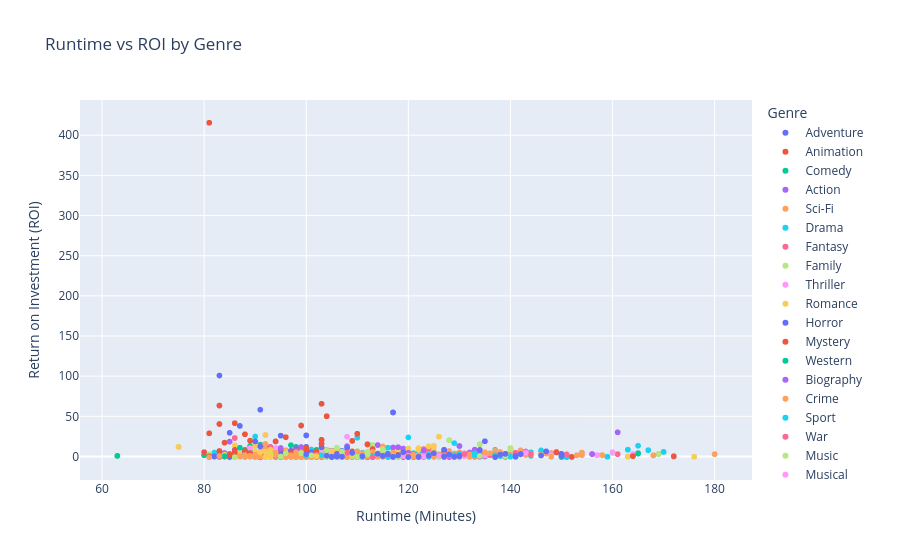

The cell this chart's notebook holds for it:
### Markdown cell above
## 13.4 Runtime Optimization Analysis 
Movie runtime was analyzed to determine its effect on ratings and profitability. The analysis showed that extremely long runtimes do not improve ROI, with optimal performance typically occurring between 90–130 minutes. This suggests that runtime should support storytelling rather than unnecessarily increase costs.

### Code cell
# Explode the genres list so each movie-genre combination is its own row
movies_exploded = final_movies_clean.explode("genres")

# Scatter plot: Runtime vs ROI
fig = px.scatter(
    movies_exploded,
    x="runtime_minutes",
    y="roi",
    color="genres",
    hover_name="title_clean",
    title="Runtime vs ROI by Genre",
    labels={
        "runtime_minutes": "Runtime (Minutes)",
        "roi": "Return on Investment (ROI)",
        "genres": "Genre"
    }
)

fig.show()

### Figure 1 — Plotly figure (JSON) as saved in the notebook; plotly's stock layout.template omitted (floating-point values rounded to 4 significant figures; data arrays with more than 128 entries replaced by an {"elided": "..."} marker saying what was removed)
{"data": [{"hovertemplate": "<b>%{hovertext}</b><br><br>Genre=Adventure<br>Runtime (Minutes)=%{x}<br>Return on Investment (ROI)=%{y}<extra></extra>", "hovertext": {"elided": "359 str values"}, "legendgroup": "Adventure", "marker": {"color": "#636efa", "symbol": "circle"}, "mode": "markers", "name": "Adventure", "showlegend": true, "type": "scattergl", "x": {"elided": "359 float values"}, "xaxis": "x", "y": {"elided": "359 float values"}, "yaxis": "y"}, {"hovertemplate": "<b>%{hovertext}</b><br><br>Genre=Animation<br>Runtime (Minutes)=%{x}<br>Return on Investment (ROI)=%{y}<extra></extra>", "hovertext": ["Toy Story 3", "Shrek Forever After", "Tangled", "Despicable Me", "How To Train Your Dragon", "Megamind", "Yogi Bear", "Legend Of The Guardians: The Owls Of Ga'Hoole", "Kung Fu Panda 2", "The Smurfs", "Cars 2", "Puss In Boots", "Rio", "The Adventures Of Tintin", "Alvin And The Chipmunks: Chipwrecked", "Rango", "Hop", "Happy Feet Two", "Arthur Christmas", "Winnie The Pooh", "Mars Needs Moms", "Ice Age: Continental Drift", "Madagascar 3: Europe'S Most Wanted", "Brave", "Brave", "Wreck-It Ralph", "Hotel Transylvania", "Rise Of The Guardians", "The Pirates! Band Of Misfits", "Paranorman", "Frankenweenie", "Frozen", "Frozen", "Despicable Me 2", "Monsters University", "The Croods", "The Smurfs 2", "Turbo", "Cloudy With A Chance Of Meatballs 2", "Epic", "Free Birds", "Escape From Planet Earth", "Khumba", "Big Hero 6", "Big Hero 6", "How To Train Your Dragon 2", "Rio 2", "The Lego Movie", "Penguins Of Madagascar", "Mr. Peabody & Sherman", "The Nut Job", "The Boxtrolls", "Minions", "Inside Out", "Inside Out", "Hotel Transylvania 2", "The Good Dinosaur", "The Good Dinosaur", "The Spongebob Movie: Sponge Out Of Water", "The Peanuts Movie", "The Peanuts Movie", "Alvin And The Chipmunks: The Road Chip", "Anomalisa", "Anomalisa", "Finding Dory", "Zootopia", "The Secret Life Of Pets", "Moana", "Moana", "Moana", "Sing", "Sing", "Kung Fu Panda 3", "Ice Age: Collision Course", "The Angry Birds Movie", "Trolls", "Trolls", "Storks", "Sausage Party", "The Little Prince", "Kubo And The Two Strings", "A Monster Calls", "A Monster Calls", "Norm Of The North", "Despicable Me 3", "Coco", "Coco", "The Boss Baby", "Cars 3", "The Lego Batman Movie", "Ferdinand", "Ferdinand", "The Emoji Movie", "Smurfs: The Lost Village", "Captain Underpants: The First Epic Movie", "The Lego Ninjago Movie", "The Nut Job 2: Nutty By Nature", "The Star", "Rock Dog", "Incredibles 2", "Ralph Breaks The Internet", "Hotel Transylvania 3: Summer Vacation", "Peter Rabbit", "Smallfoot", "Sherlock Gnomes", "Early Man", "Teen Titans Go! To The Movies", "Bilal: A New Breed Of Hero"], "legendgroup": "Animation", "marker": {"color": "#EF553B", "symbol": "circle"}, "mode": "markers", "name": "Animation", "showlegend": true, "type": "scattergl", "x": [103.0, 93.0, 100.0, 95.0, 98.0, 95.0, 80.0, 97.0, 90.0, 103.0, 106.0, 90.0, 96.0, 107.0, 87.0, 107.0, 95.0, 100.0, 97.0, 63.0, 88.0, 88.0, 93.0, 93.0, 93.0, 101.0, 91.0, 97.0, 88.0, 92.0, 87.0, 102.0, 102.0, 98.0, 104.0, 98.0, 105.0, 96.0, 95.0, 102.0, 91.0, 89.0, 85.0, 102.0, 102.0, 102.0, 101.0, 100.0, 92.0, 92.0, 85.0, 96.0, 91.0, 95.0, 95.0, 89.0, 93.0, 93.0, 92.0, 88.0, 88.0, 92.0, 90.0, 90.0, 97.0, 108.0, 87.0, 107.0, 107.0, 107.0, 108.0, 108.0, 95.0, 94.0, 97.0, 92.0, 92.0, 87.0, 89.0, 108.0, 101.0, 108.0, 108.0, 90.0, 89.0, 105.0, 105.0, 97.0, 102.0, 104.0, 108.0, 108.0, 86.0, 90.0, 89.0, 101.0, 91.0, 86.0, 90.0, 118.0, 112.0, 97.0, 95.0, 96.0, 86.0, 89.0, 84.0, 105.0], "xaxis": "x", "y": [4.344, 3.583, 1.256, 6.876, 1.999, 1.476, 1.56, 0.3972, 3.432, 4.125, 1.801, 3.269, 4.417, 1.877, 3.364, 0.8202, 1.995, 0.17, 0.7614, 0.6715, -0.7363, 8.261, 4.151, 1.998, 1.998, 2.009, 3.453, 1.117, 1.475, 0.802, 1.081, 7.483, 7.483, 11.83, 2.718, 3.245, 2.169, 1.125, 2.518, 1.628, 1.007, 0.8539, 0.3932, 2.952, 2.952, 3.239, 2.791, 6.629, 1.78, 0.8607, 3.084, 0.8658, 14.68, 3.881, 3.881, 4.869, 0.7801, 0.7801, 3.203, 1.526, 1.526, 1.772, -0.2867, -0.2867, 4.106, 5.796, 10.82, 3.25, 3.25, 3.25, 7.459, 7.459, 2.697, 2.83, 3.826, 1.753, 1.753, 1.619, 6.439, 0.3165, 0.41, 0.07941, 0.07941, 0.6964, 12.8, 3.56, 3.56, 3.087, 1.192, 2.883, 1.611, 1.611, 3.331, 2.293, 2.331, 0.7534, 0.436, 2.138, -0.5975, 5.213, 1.996, 7.109, 5.943, 1.671, 0.4835, -0.09428, 4.162, -0.9784], "yaxis": "y"}, {"hovertemplate": "<b>%{hovertext}</b><br><br>Genre=Comedy<br>Runtime (Minutes)=%{x}<br>Return on Investment (ROI)=%{y}<extra></extra>", "hovertext": {"elided": "511 str values"}, "legendgroup": "Comedy", "marker": {"color": "#00cc96", "symbol": "circle"}, "mode": "markers", "name": "Comedy", "showlegend": true, "type": "scattergl", "x": {"elided": "511 float values"}, "xaxis": "x", "y": {"elided": "511 float values"}, "yaxis": "y"}, {"hovertemplate": "<b>%{hovertext}</b><br><br>Genre=Action<br>Runtime (Minutes)=%{x}<br>Return on Investment (ROI)=%{y}<extra></extra>", "hovertext": {"elided": "430 str values"}, "legendgroup": "Action", "marker": {"color": "#ab63fa", "symbol": "circle"}, "mode": "markers", "name": "Action", "showlegend": true, "type": "scattergl", "x": {"elided": "430 float values"}, "xaxis": "x", "y": {"elided": "430 float values"}, "yaxis": "y"}, {"hovertemplate": "<b>%{hovertext}</b><br><br>Genre=Sci-Fi<br>Runtime (Minutes)=%{x}<br>Return on Investment (ROI)=%{y}<extra></extra>", "hovertext": ["Inception", "Iron Man 2", "Predators", "Skyline", "Hot Tub Time Machine", "Repo Men", "Never Let Me Go", "Monsters", "Monsters", "Transformers: Dark Of The Moon", "Rise Of The Planet Of The Apes", "Captain America: The First Avenger", "X-Men: First Class", "Super 8", "Green Lantern", "Limitless", "I Am Number Four", "Source Code", "The Adjustment Bureau", "Paul", "Apollo 18", "Melancholia", "Attack The Block", "Another Earth", "Stake Land", "The Amazing Spider-Man", "The Hunger Games", "Prometheus", "Battleship", "John Carter", "Resident Evil: Retribution", "Dredd", "Lockout", "Sound Of My Voice", "Iron Man 3", "The Hunger Games: Catching Fire", "Gravity", "Man Of Steel", "Star Trek Into Darkness", "The Wolverine", "Pacific Rim", "G.I. Joe: Retaliation", "Oblivion", "Elysium", "Riddick", "The World'S End", "Dark Skies", "Machete Kills", "Transformers: Age Of Extinction", "The Hunger Games: Mockingjay - Part 1", "X-Men: Days Of Future Past", "Captain America: The Winter Soldier", "The Amazing Spider-Man 2", "Interstellar", "Lucy", "Edge Of Tomorrow", "The Maze Runner", "The Purge: Anarchy", "Transcendence", "Transcendence", "Snowpiercer", "The Giver", "Earth To Echo", "I Origins", "Anna", "Jurassic World", "Avengers: Age Of Ultron", "The Hunger Games: Mockingjay - Part 2", "The Hunger Games: Mockingjay - Part 2", "The Martian", "The Martian", "Mad Max: Fury Road", "Maze Runner: The Scorch Trials", "Pixels", "Pixels", "Jupiter Ascending", "The Lazarus Effect", "The Lazarus Effect", "Ex Machina", "Victor Frankenstein", "Victor Frankenstein", "Project Almanac", "Self/Less", "American Ultra", "Hot Tub Time Machine 2", "Captain America: Civil War", "Rogue One: A Star Wars Story", "Rogue One: A Star Wars Story", "X-Men: Apocalypse", "Independence Day: Resurgence", "Star Trek Beyond", "Arrival", "Arrival", "The Purge: Election Year", "Hardcore Henry", "Morgan", "Morgan", "Evolution", "Evolution", "Spider-Man: Homecoming", "Transformers: The Last Knight", "Resident Evil: The Final Chapter", "Blade Runner 2049", "Blade Runner 2049", "Alien: Covenant", "Geostorm", "Geostorm", "Downsizing", "Downsizing", "Avengers: Infinity War", "Black Panther", "Black Panther", "Jurassic World: Fallen Kingdom", "Ready Player One", "The Meg", "Bumblebee", "A Quiet Place", "The First Purge", "Upgrade", "Hotel Artemis", "Kin"], "legendgroup": "Sci-Fi", "marker": {"color": "#FFA15A", "symbol": "circle"}, "mode": "markers", "name": "Sci-Fi", "showlegend": true, "type": "scattergl", "x": [148.0, 124.0, 107.0, 92.0, 101.0, 111.0, 103.0, 94.0, 94.0, 154.0, 105.0, 124.0, 131.0, 112.0, 114.0, 105.0, 111.0, 93.0, 106.0, 104.0, 86.0, 135.0, 88.0, 92.0, 98.0, 136.0, 142.0, 124.0, 131.0, 132.0, 95.0, 95.0, 95.0, 85.0, 130.0, 146.0, 91.0, 143.0, 132.0, 126.0, 131.0, 110.0, 124.0, 109.0, 119.0, 109.0, 97.0, 107.0, 165.0, 123.0, 132.0, 136.0, 142.0, 169.0, 89.0, 113.0, 113.0, 103.0, 119.0, 119.0, 126.0, 97.0, 91.0, 106.0, 99.0, 124.0, 141.0, 137.0, 137.0, 144.0, 144.0, 120.0, 131.0, 105.0, 105.0, 127.0, 83.0, 83.0, 108.0, 110.0, 110.0, 106.0, 117.0, 96.0, 93.0, 147.0, 133.0, 133.0, 144.0, 120.0, 122.0, 116.0, 116.0, 108.0, 96.0, 92.0, 92.0, 81.0, 81.0, 133.0, 154.0, 107.0, 164.0, 164.0, 122.0, 109.0, 109.0, 135.0, 135.0, 149.0, 134.0, 134.0, 128.0, 140.0, 113.0, 114.0, 90.0, 98.0, 100.0, 94.0, 102.0], "xaxis": "x", "y": [4.222, 2.654, 2.181, 5.826, 0.8324, -0.4314, -0.2551, 10.28, 10.28, 4.763, 4.064, 1.647, 1.221, 4.159, 0.09768, 4.762, 1.924, 3.388, 1.529, 1.529, 4.304, 1.321, -0.5031, 11.02, -0.8301, 2.445, 7.474, 2.22, 0.4249, 0.02828, 2.702, -0.0785, 0.6972, 2.181, 5.077, 5.653, 5.306, 1.969, 1.46, 2.621, 1.163, 1.684, 1.399, 1.385, 1.494, 1.375, 6.915, -0.08635, 4.257, 5.133, 2.739, 3.202, 2.545, 3.039, 10.44, 1.082, 9.245, 11.39, 0.03039, 0.03039, 1.202, 1.662, 2.244, -0.1476, -0.7246, 6.669, 3.244, 3.056, 3.056, 5.067, 5.067, 1.467, 4.091, 1.712, 1.712, 0.01666, 6.672, 6.672, 1.951, -0.2219, -0.2219, 1.742, 0.2949, 0.08197, -0.08381, 3.56, 4.246, 4.246, 2.048, 1.328, 0.8151, 3.322, 3.322, 10.85, 7.594, -0.08765, -0.08765, 0.2293, 0.2293, 4.03, 1.778, 6.853, 0.4019, 0.4019, 1.459, 1.208, 1.208, -0.1991, -0.1991, 5.827, 5.741, 5.741, 6.681, 2.862, 1.975, 3.561, 18.68, 9.509, 4.518, -0.1494, -0.6634], "yaxis": "y"}, {"hovertemplate": "<b>%{hovertext}</b><br><br>Genre=Drama<br>Runtime (Minutes)=%{x}<br>Return on Investment (ROI)=%{y}<extra></extra>", "hovertext": {"elided": "745 str values"}, "legendgroup": "Drama", "marker": {"color": "#19d3f3", "symbol": "circle"}, "mode": "markers", "name": "Drama", "showlegend": true, "type": "scattergl", "x": {"elided": "745 float values"}, "xaxis": "x", "y": {"elided": "745 float values"}, "yaxis": "y"}, {"hovertemplate": "<b>%{hovertext}</b><br><br>Genre=Fantasy<br>Runtime (Minutes)=%{x}<br>Return on Investment (ROI)=%{y}<extra></extra>", "hovertext": ["The Twilight Saga: Eclipse", "The Chronicles Of Narnia: The Voyage Of The Dawn Treader", "Percy Jackson & The Olympians: The Lightning Thief", "The Wolfman", "Tooth Fairy", "Hereafter", "Charlie St. Cloud", "Scott Pilgrim Vs. The World", "Let Me In", "Let Me In", "The Nutcracker In 3D", "The Warrior'S Way", "Jonah Hex", "The Tempest", "Pirates Of The Caribbean: On Stranger Tides", "Thor", "Immortals", "Midnight In Paris", "Season Of The Witch", "Sucker Punch", "Red Riding Hood", "Priest", "The Change-Up", "The Tree Of Life", "Beastly", "Don'T Be Afraid Of The Dark", "Drive Angry", "Your Highness", "Your Highness", "The Future", "The Future", "Rubber", "Rubber", "The Hobbit: An Unexpected Journey", "Life Of Pi", "Ted", "Wrath Of The Titans", "Dark Shadows", "Ghost Rider: Spirit Of Vengeance", "The Woman In Black", "Abraham Lincoln: Vampire Hunter", "Cirque Du Soleil: Worlds Away", "Beasts Of The Southern Wild", "A Little Bit Of Heaven", "Holy Motors", "The Hobbit: The Desolation Of Smaug", "Thor: The Dark World", "Oz The Great And Powerful", "Percy Jackson: Sea Of Monsters", "Jack The Giant Slayer", "This Is The End", "Ender'S Game", "The Mortal Instruments: City Of Bones", "About Time", "A Haunted House", "The Incredible Burt Wonderstone", "Upside Down", "The Hobbit: The Battle Of The Five Armies", "300: Rise Of An Empire", "Dracula Untold", "If I Stay", "I, Frankenstein", "The Legend Of Hercules", "A Haunted House 2", "Wolves", "Wolves", "Wolves", "The Last Witch Hunter", "The Last Witch Hunter", "Seventh Son", "Crimson Peak", "Crimson Peak", "The Age Of Adaline", "Krampus", "The Night Before", "The Night Before", "Love The Coopers", "Batman V Superman: Dawn Of Justice", "Fantastic Beasts And Where To Find Them", "Fantastic Beasts And Where To Find Them", "Suicide Squad", "Doctor Strange", "Doctor Strange", "Warcraft", "Alice Through The Looking Glass", "The Bfg", "Gods Of Egypt", "A Monster Calls", "A Monster Calls", "The Young Messiah", "Wonder Woman", "Wonder Woman", "Pirates Of The Caribbean: Dead Men Tell No Tales", "Justice League", "Justice League", "Kong: Skull Island", "The Great Wall", "Valerian And The City Of A Thousand Planets", "The Shape Of Water", "The Shape Of Water", "The Dark Tower", "Underworld: Blood Wars", "The Bye Bye Man", "Wish Upon", "Before I Fall", "A Ghost Story", "Aquaman", "Fantastic Beasts: The Crimes Of Grindelwald", "Solo: A Star Wars Story", "Mary Poppins Returns", "Tomb Raider", "The Nutcracker And The Four Realms", "A Wrinkle In Time", "The House With A Clock In Its Walls", "Mortal Engines", "Winchester", "Suspiria", "Mandy", "Mandy"], "legendgroup": "Fantasy", "marker": {"color": "#FF6692", "symbol": "circle"}, "mode": "markers", "name": "Fantasy", "showlegend": true, "type": "scattergl", "x": [124.0, 113.0, 118.0, 103.0, 101.0, 129.0, 99.0, 112.0, 116.0, 116.0, 110.0, 100.0, 81.0, 110.0, 136.0, 115.0, 110.0, 94.0, 95.0, 110.0, 100.0, 87.0, 112.0, 139.0, 86.0, 99.0, 104.0, 102.0, 102.0, 91.0, 91.0, 82.0, 82.0, 169.0, 127.0, 106.0, 99.0, 113.0, 96.0, 95.0, 105.0, 91.0, 93.0, 106.0, 115.0, 161.0, 112.0, 130.0, 106.0, 114.0, 107.0, 114.0, 130.0, 123.0, 86.0, 100.0, 109.0, 144.0, 102.0, 92.0, 107.0, 92.0, 99.0, 86.0, 91.0, 91.0, 91.0, 106.0, 106.0, 102.0, 119.0, 119.0, 112.0, 98.0, 101.0, 101.0, 107.0, 151.0, 132.0, 132.0, 123.0, 115.0, 115.0, 123.0, 113.0, 117.0, 127.0, 108.0, 108.0, 111.0, 141.0, 141.0, 129.0, 120.0, 120.0, 118.0, 103.0, 137.0, 123.0, 123.0, 95.0, 91.0, 96.0, 90.0, 98.0, 92.0, 143.0, 134.0, 135.0, 130.0, 119.0, 99.0, 109.0, 105.0, 128.0, 99.0, 152.0, 121.0, 121.0], "xaxis": "x", "y": [9.384, 1.698, 1.348, -0.0491, 1.346, 1.173, 0.1018, -0.4346, 0.4135, 0.4135, -0.7726, -0.7973, -0.7655, -0.9861, 1.547, 1.996, 1.821, 4.417, 1.278, 0.1968, 1.183, 0.4026, 0.4615, 0.7635, 1.237, 0.5651, -0.1791, -0.4776, -0.4776, 0.2392, 0.2392, 0.3618, 0.3618, 3.068, 4.174, 10.12, 1.035, 0.588, 1.618, 7.597, 1.037, 0.1205, 11.93, -0.912, 0.05761, 2.841, 3.297, 1.452, 1.232, 0.01378, 2.954, 0.1635, 0.2661, 6.442, 22.97, -0.144, -0.4723, 2.782, 2.007, 2.146, 6.123, 0.1473, -0.1578, 4.302, -0.9947, -0.9947, -0.9947, 0.6352, 0.6352, 0.1461, 0.363, 0.363, 1.299, 3.119, 1.097, 1.097, 1.346, 2.47, 3.458, 3.458, 3.263, 3.099, 3.099, 1.66, 0.629, 0.426, -0.008309, 0.07941, 0.07941, -0.5647, 4.474, 4.474, 2.427, 1.186, 1.186, 2.033, 1.23, 0.195, 9.041, 9.041, 0.891, 1.32, 3.215, 0.9564, 2.789, 26.7, 6.168, 2.261, 0.4296, 1.627, 2.039, 0.2814, 0.2952, 2.158, -0.1471, 11.68, -0.6483, -0.7621, -0.7621], "yaxis": "y"}, {"hovertemplate": "<b>%{hovertext}</b><br><br>Genre=Family<br>Runtime (Minutes)=%{x}<br>Return on Investment (ROI)=%{y}<extra></extra>", "hovertext": ["Despicable Me", "The Chronicles Of Narnia: The Voyage Of The Dawn Treader", "The Karate Kid", "The Karate Kid", "The Last Airbender", "Gulliver'S Travels", "Percy Jackson & The Olympians: The Lightning Thief", "The Sorcerer'S Apprentice", "Cats & Dogs: The Revenge Of Kitty Galore", "Tooth Fairy", "Marmaduke", "Diary Of A Wimpy Kid", "Secretariat", "The Spy Next Door", "Furry Vengeance", "You Again", "Ramona And Beezus", "The Nutcracker In 3D", "Letters To God", "Real Steel", "Hugo", "Zookeeper", "The Muppets", "We Bought A Zoo", "Dolphin Tale", "Diary Of A Wimpy Kid: Rodrick Rules", "Soul Surfer", "Monte Carlo", "Mars Needs Moms", "Prom", "The Hobbit: An Unexpected Journey", "Hotel Transylvania", "Parental Guidance", "Frankenweenie", "Diary Of A Wimpy Kid: Dog Days", "The Odd Life Of Timothy Green", "The Three Stooges", "Big Miracle", "Oz The Great And Powerful", "Epic", "Percy Jackson: Sea Of Monsters", "Khumba", "Black Nativity", "The Christmas Candle", "Maleficent", "Night At The Museum: Secret Of The Tomb", "Alexander And The Terrible, Horrible, No Good, Very Bad Day", "Heaven Is For Real", "Dolphin Tale 2", "Earth To Echo", "When The Game Stands Tall", "Hotel Transylvania 2", "Paddington", "Tomorrowland", "Goosebumps", "Goosebumps", "Pan", "Jem And The Holograms", "Jem And The Holograms", "Fantastic Beasts And Where To Find Them", "Fantastic Beasts And Where To Find Them", "Sing", "Sing", "Alice Through The Looking Glass", "The Bfg", "Miracles From Heaven", "Middle School: The Worst Years Of My Life", "Max Steel", "Max Steel", "Wonder", "Wonder", "Diary Of A Wimpy Kid: The Long Haul", "Fantastic Beasts: The Crimes Of Grindelwald", "Mary Poppins Returns", "The Nutcracker And The Four Realms", "A Wrinkle In Time", "Alpha", "Alpha", "Goosebumps 2: Haunted Halloween"], "legendgroup": "Family", "marker": {"color": "#B6E880", "symbol": "circle"}, "mode": "markers", "name": "Family", "showlegend": true, "type": "scattergl", "x": [95.0, 113.0, 140.0, 140.0, 103.0, 85.0, 118.0, 109.0, 82.0, 101.0, 87.0, 94.0, 123.0, 94.0, 92.0, 105.0, 103.0, 110.0, 110.0, 127.0, 126.0, 102.0, 103.0, 124.0, 113.0, 99.0, 112.0, 109.0, 88.0, 104.0, 169.0, 91.0, 105.0, 87.0, 94.0, 105.0, 92.0, 107.0, 130.0, 102.0, 106.0, 85.0, 93.0, 100.0, 97.0, 98.0, 81.0, 99.0, 107.0, 91.0, 115.0, 89.0, 95.0, 130.0, 103.0, 103.0, 111.0, 118.0, 118.0, 132.0, 132.0, 108.0, 108.0, 113.0, 117.0, 109.0, 92.0, 92.0, 92.0, 113.0, 113.0, 91.0, 134.0, 130.0, 99.0, 109.0, 96.0, 96.0, 90.0], "xaxis": "x", "y": [6.876, 1.698, 7.794, 10.35, 1.131, 1.072, 1.348, 0.3624, 0.3297, 1.346, 0.7979, 4.13, 0.725, 0.6697, 0.124, 0.6419, 0.8313, -0.7726, 0.07915, 1.399, 0.0002655, 1.135, 2.577, 1.375, 1.596, 3.094, 1.62, 0.9843, -0.7363, 0.3454, 3.068, 3.453, 3.833, 1.081, 2.51, 0.3812, 0.8017, -0.3683, 1.452, 1.628, 1.232, 0.3932, -0.5837, -0.7237, 3.214, 1.785, 2.621, 7.41, 0.6062, 2.244, 1.009, 4.869, 3.705, 0.2155, 1.74, 1.74, 0.01017, -0.5262, -0.5262, 3.458, 3.458, 7.459, 7.459, 0.629, 0.426, 4.677, 1.743, -0.5437, -0.5437, 14.23, 14.23, 0.6186, 2.261, 1.627, 0.2814, 0.2952, 0.9534, 0.9534, 1.665], "yaxis": "y"}, {"hovertemplate": "<b>%{hovertext}</b><br><br>Genre=Thriller<br>Runtime (Minutes)=%{x}<br>Return on Investment (ROI)=%{y}<extra></extra>", "hovertext": {"elided": "249 str values"}, "legendgroup": "Thriller", "marker": {"color": "#FF97FF", "symbol": "circle"}, "mode": "markers", "name": "Thriller", "showlegend": true, "type": "scattergl", "x": {"elided": "249 float values"}, "xaxis": "x", "y": {"elided": "249 float values"}, "yaxis": "y"}, {"hovertemplate": "<b>%{hovertext}</b><br><br>Genre=Romance<br>Runtime (Minutes)=%{x}<br>Return on Investment (ROI)=%{y}<extra></extra>", "hovertext": {"elided": "183 str values"}, "legendgroup": "Romance", "marker": {"color": "#FECB52", "symbol": "circle"}, "mode": "markers", "name": "Romance", "showlegend": true, "type": "scattergl", "x": {"elided": "183 float values"}, "xaxis": "x", "y": {"elided": "183 float values"}, "yaxis": "y"}, {"hovertemplate": "<b>%{hovertext}</b><br><br>Genre=Horror<br>Runtime (Minutes)=%{x}<br>Return on Investment (ROI)=%{y}<extra></extra>", "hovertext": {"elided": "162 str values"}, "legendgroup": "Horror", "marker": {"color": "#636efa", "symbol": "circle"}, "mode": "markers", "name": "Horror", "showlegend": true, "type": "scattergl", "x": {"elided": "162 float values"}, "xaxis": "x", "y": {"elided": "162 float values"}, "yaxis": "y"}, {"hovertemplate": "<b>%{hovertext}</b><br><br>Genre=Mystery<br>Runtime (Minutes)=%{x}<br>Return on Investment (ROI)=%{y}<extra></extra>", "hovertext": {"elided": "129 str values"}, "legendgroup": "Mystery", "marker": {"color": "#EF553B", "symbol": "circle"}, "mode": "markers", "name": "Mystery", "showlegend": true, "type": "scattergl", "x": {"elided": "129 float values"}, "xaxis": "x", "y": {"elided": "129 float values"}, "yaxis": "y"}, {"hovertemplate": "<b>%{hovertext}</b><br><br>Genre=Western<br>Runtime (Minutes)=%{x}<br>Return on Investment (ROI)=%{y}<extra></extra>", "hovertext": ["True Grit", "The Warrior'S Way", "Meek'S Cutoff", "Blackthorn", "Django Unchained", "Casa De Mi Padre", "The Lone Ranger", "A Million Ways To Die In The West", "The Homesman", "Jane Got A Gun"], "legendgroup": "Western", "marker": {"color": "#00cc96", "symbol": "circle"}, "mode": "markers", "name": "Western", "showlegend": true, "type": "scattergl", "x": [110.0, 100.0, 104.0, 102.0, 165.0, 84.0, 150.0, 116.0, 122.0, 98.0], "xaxis": "x", "y": [6.208, -0.7973, -0.06504, -0.7295, 3.499, 0.4078, -0.05454, 1.169, -0.4864, -0.8491], "yaxis": "y"}, {"hovertemplate": "<b>%{hovertext}</b><br><br>Genre=Biography<br>Runtime (Minutes)=%{x}<br>Return on Investment (ROI)=%{y}<extra></extra>", "hovertext": {"elided": "159 str values"}, "legendgroup": "Biography", "marker": {"color": "#ab63fa", "symbol": "circle"}, "mode": "markers", "name": "Biography", "showlegend": true, "type": "scattergl", "x": {"elided": "159 float values"}, "xaxis": "x", "y": {"elided": "159 float values"}, "yaxis": "y"}, {"hovertemplate": "<b>%{hovertext}</b><br><br>Genre=Crime<br>Runtime (Minutes)=%{x}<br>Return on Investment (ROI)=%{y}<extra></extra>", "hovertext": {"elided": "237 str values"}, "legendgroup": "Crime", "marker": {"color": "#FFA15A", "symbol": "circle"}, "mode": "markers", "name": "Crime", "showlegend": true, "type": "scattergl", "x": {"elided": "237 float values"}, "xaxis": "x", "y": {"elided": "237 float values"}, "yaxis": "y"}, {"hovertemplate": "<b>%{hovertext}</b><br><br>Genre=Sport<br>Runtime (Minutes)=%{x}<br>Return on Investment (ROI)=%{y}<extra></extra>", "hovertext": ["The Fighter", "Just Wright", "Moneyball", "Warrior", "Here Comes The Boom", "Trouble With The Curve", "Playing For Keeps", "Chasing Mavericks", "Grudge Match", "Unbroken", "Million Dollar Arm", "When The Game Stands Tall", "Draft Day", "Creed", "Creed", "Southpaw", "Mcfarland, Usa", "Woodlawn", "Woodlawn", "Sultan", "Queen Of Katwe", "Bleed For This", "Bleed For This", "Creed Ii", "Uncle Drew"], "legendgroup": "Sport", "marker": {"color": "#19d3f3", "symbol": "circle"}, "mode": "markers", "name": "Sport", "showlegend": true, "type": "scattergl", "x": [116.0, 100.0, 133.0, 140.0, 105.0, 111.0, 105.0, 116.0, 113.0, 137.0, 124.0, 115.0, 110.0, 133.0, 133.0, 124.0, 129.0, 123.0, 123.0, 170.0, 124.0, 117.0, 117.0, 130.0, 103.0], "xaxis": "x", "y": [10.75, 0.8223, 1.226, -0.03138, 0.7438, -0.203, -0.9429, -0.585, 0.7452, 1.516, 0.5687, 1.009, 0.1939, 3.691, 3.691, 2.139, 1.689, 0.108, 0.108, 5.635, -0.3296, -0.5873, -0.5873, 3.272, 1.585], "yaxis": "y"}, {"hovertemplate": "<b>%{hovertext}</b><br><br>Genre=War<br>Runtime (Minutes)=%{x}<br>Return on Investment (ROI)=%{y}<extra></extra>", "hovertext": ["Dear John", "War Horse", "There Be Dragons", "In The Land Of Blood And Honey", "5 Days Of War", "Coriolanus", "The Book Thief", "300: Rise Of An Empire", "Camp X-Ray", "The Water Diviner", "Little Boy", "Rock The Kasbah", "Rock The Kasbah", "Eye In The Sky", "City Of Ghosts"], "legendgroup": "War", "marker": {"color": "#FF6692", "symbol": "circle"}, "mode": "markers", "name": "War", "showlegend": true, "type": "scattergl", "x": [108.0, 146.0, 122.0, 127.0, 113.0, 123.0, 131.0, 102.0, 117.0, 111.0, 106.0, 106.0, 106.0, 102.0, 92.0], "xaxis": "x", "y": [4.681, 1.24, -0.8883, -0.9608, -0.9927, -0.782, 3.005, 2.007, -0.8989, 0.3802, -0.1115, -0.7743, -0.7743, 1.723, -0.9814], "yaxis": "y"}, {"hovertemplate": "<b>%{hovertext}</b><br><br>Genre=Music<br>Runtime (Minutes)=%{x}<br>Return on Investment (ROI)=%{y}<extra></extra>", "hovertext": ["Get Him To The Greek", "Burlesque", "The Last Song", "Country Strong", "The Runaways", "Justin Bieber: Never Say Never", "Step Up Revolution", "Pitch Perfect", "To Rome With Love", "Katy Perry: Part Of Me", "Joyful Noise", "Samsara", "One Direction: This Is Us", "Inside Llewyn Davis", "Battle Of The Year", "Metallica Through The Never", "Black Nativity", "20 Feet From Stardom", "Abcd (Any Body Can Dance)", "If I Stay", "Jersey Boys", "Begin Again", "Whiplash", "Whiplash", "Get On Up", "Jimi: All Is By My Side", "Rudderless", "Pitch Perfect 2", "Magic Mike Xxl", "Ricki And The Flash", "We Are Your Friends", "Rock The Kasbah", "Rock The Kasbah", "Youth", "Youth", "Youth", "Desert Dancer", "Song One", "Song One", "La La Land", "La La Land", "Hail, Caesar!", "Green Room", "Green Room", "Pitch Perfect 3", "Pitch Perfect 3", "All Eyez On Me", "Patti Cake$", "Bohemian Rhapsody"], "legendgroup": "Music", "marker": {"color": "#B6E880", "symbol": "circle"}, "mode": "markers", "name": "Music", "showlegend": true, "type": "scattergl", "x": [109.0, 119.0, 107.0, 117.0, 106.0, 105.0, 99.0, 112.0, 112.0, 93.0, 118.0, 102.0, 92.0, 104.0, 110.0, 93.0, 93.0, 91.0, 160.0, 107.0, 134.0, 104.0, 106.0, 106.0, 139.0, 118.0, 105.0, 115.0, 115.0, 101.0, 96.0, 106.0, 106.0, 124.0, 124.0, 124.0, 104.0, 86.0, 86.0, 128.0, 128.0, 106.0, 95.0, 95.0, 93.0, 93.0, 139.0, 109.0, 134.0], "xaxis": "x", "y": [1.286, 0.6464, 3.634, 0.3735, -0.4444, 6.618, 4.017, 5.826, 2.457, 1.725, 0.133, 0.4917, 5.854, 1.995, -0.1638, -0.4954, -0.5837, 4.892, 4.335, 6.123, 0.6321, 7.605, 10.81, 10.81, 0.1113, -0.8146, -0.8866, 8.918, 7.528, 1.287, 4.077, -0.7743, -0.7743, 0.8463, 0.8463, 0.8463, -0.8509, -0.9272, -0.9272, 20.32, 20.32, 1.916, -0.2385, -0.2385, 3.127, 3.127, 0.2195, 0.4711, 15.27], "yaxis": "y"}, {"hovertemplate": "<b>%{hovertext}</b><br><br>Genre=Musical<br>Runtime (Minutes)=%{x}<br>Return on Investment (ROI)=%{y}<extra></extra>", "hovertext": ["Burlesque", "Rock Of Ages", "Yeh Jawaani Hai Deewani", "The Greatest Showman", "The Greatest Showman"], "legendgroup": "Musical", "marker": {"color": "#FF97FF", "symbol": "circle"}, "mode": "markers", "name": "Musical", "showlegend": true, "type": "scattergl", "x": [119.0, 123.0, 160.0, 105.0, 105.0], "xaxis": "x", "y": [0.6464, -0.1281, 5.124, 3.603, 3.603], "yaxis": "y"}, {"hovertemplate": "<b>%{hovertext}</b><br><br>Genre=Documentary<br>Runtime (Minutes)=%{x}<br>Return on Investment (ROI)=%{y}<extra></extra>", "hovertext": ["Inside Job", "Freakonomics", "Justin Bieber: Never Say Never", "Katy Perry: Part Of Me", "Samsara", "One Direction: This Is Us", "Kevin Hart: Let Me Explain", "20 Feet From Stardom", "I Am Not Your Negro", "City Of Ghosts"], "legendgroup": "Documentary", "marker": {"color": "#FECB52", "symbol": "circle"}, "mode": "markers", "name": "Documentary", "showlegend": true, "type": "scattergl", "x": [109.0, 93.0, 105.0, 93.0, 102.0, 92.0, 75.0, 91.0, 93.0, 92.0], "xaxis": "x", "y": [2.9, -0.9404, 6.618, 1.725, 0.4917, 5.854, 11.93, 4.892, 8.617, -0.9814], "yaxis": "y"}, {"hovertemplate": "<b>%{hovertext}</b><br><br>Genre=History<br>Runtime (Minutes)=%{x}<br>Return on Investment (ROI)=%{y}<extra></extra>", "hovertext": ["War Horse", "The Conspirator", "Snow Flower And The Secret Fan", "Lincoln", "The Impossible", "12 Years A Slave", "Mandela: Long Walk To Freedom", "The Monuments Men", "Son Of God", "Selma", "Mr. Turner", "Straight Outta Compton", "Straight Outta Compton", "Bridge Of Spies", "Bridge Of Spies", "Woman In Gold", "The Water Diviner", "The 33", "Suffragette", "Child 44", "Little Boy", "Escobar: Paradise Lost", "Testament Of Youth", "Hidden Figures", "Hidden Figures", "Hacksaw Ridge", "Hacksaw Ridge", "Deepwater Horizon", "Deepwater Horizon", "The Finest Hours", "Jackie", "Dunkirk", "The Post", "The Post", "Darkest Hour", "Darkest Hour", "The Founder", "The Founder", "Tulip Fever", "Churchill", "First Man", "The Favourite", "12 Strong", "Mary Queen Of Scots"], "legendgroup": "History", "marker": {"color": "#636efa", "symbol": "circle"}, "mode": "markers", "name": "History", "showlegend": true, "type": "scattergl", "x": [146.0, 122.0, 104.0, 150.0, 114.0, 134.0, 141.0, 118.0, 138.0, 128.0, 150.0, 147.0, 147.0, 142.0, 142.0, 109.0, 111.0, 127.0, 106.0, 137.0, 106.0, 120.0, 129.0, 127.0, 127.0, 139.0, 139.0, 107.0, 107.0, 117.0, 100.0, 106.0, 116.0, 116.0, 125.0, 125.0, 115.0, 115.0, 105.0, 105.0, 141.0, 119.0, 130.0, 124.0], "xaxis": "x", "y": [1.24, -0.3637, 0.8914, 3.205, 3.24, 8.051, -0.146, 1.267, 2.225, 2.339, 0.7991, 6.221, 6.221, 3.062, 3.062, 4.326, 0.3802, 0.136, 1.432, -0.8399, -0.1115, -0.7695, -0.3353, 8.271, 8.271, 3.223, 3.223, -0.2141, -0.2141, -0.2964, 3.065, 2.332, 2.595, 2.595, 4.027, 4.027, 0.6269, 0.6269, -0.7283, -0.2418, 0.7534, 5.274, 1.032, 0.8694], "yaxis": "y"}], "layout": {"legend": {"title": {"text": "Genre"}, "tracegroupgap": 0}, "title": {"text": "Runtime vs ROI by Genre"}, "xaxis": {"anchor": "y", "domain": [0, 1], "title": {"text": "Runtime (Minutes)"}}, "yaxis": {"anchor": "x", "domain": [0, 1], "title": {"text": "Return on Investment (ROI)"}}}}
